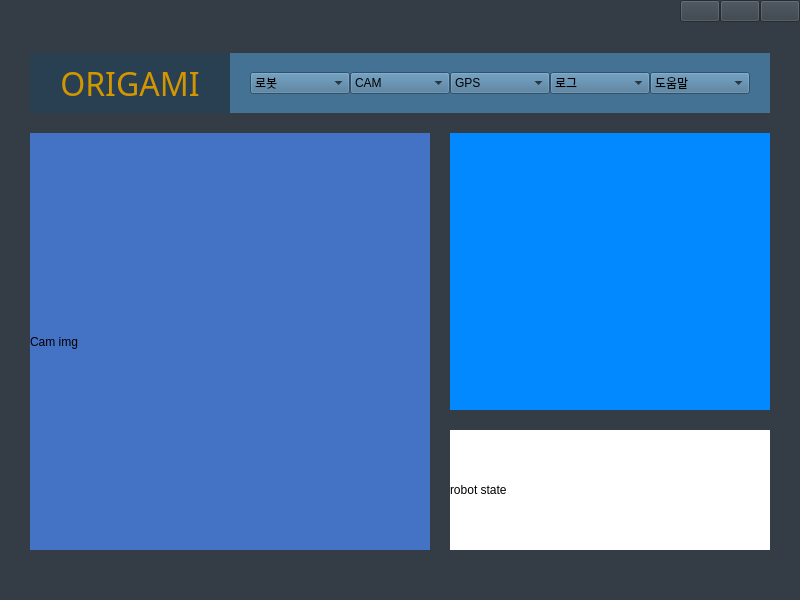
<?xml version="1.0" encoding="UTF-8"?>
<ui version="4.0">
 <class>MainForm</class>
 <widget class="QWidget" name="MainForm">
  <property name="geometry">
   <rect>
    <x>0</x>
    <y>0</y>
    <width>800</width>
    <height>600</height>
   </rect>
  </property>
  <property name="minimumSize">
   <size>
    <width>800</width>
    <height>600</height>
   </size>
  </property>
  <property name="focusPolicy">
   <enum>Qt::StrongFocus</enum>
  </property>
  <property name="windowTitle">
   <string>Form</string>
  </property>
  <layout class="QHBoxLayout" name="HLayoutMainForm">
   <property name="spacing">
    <number>0</number>
   </property>
   <property name="leftMargin">
    <number>0</number>
   </property>
   <property name="topMargin">
    <number>0</number>
   </property>
   <property name="rightMargin">
    <number>0</number>
   </property>
   <property name="bottomMargin">
    <number>0</number>
   </property>
   <item>
    <widget class="QWidget" name="widgetMain" native="true">
     <property name="styleSheet">
      <string notr="true">background-color: rgb(52, 61, 70);
</string>
     </property>
     <layout class="QVBoxLayout" name="VLayoutMain">
      <property name="spacing">
       <number>0</number>
      </property>
      <property name="leftMargin">
       <number>0</number>
      </property>
      <property name="topMargin">
       <number>0</number>
      </property>
      <property name="rightMargin">
       <number>0</number>
      </property>
      <property name="bottomMargin">
       <number>0</number>
      </property>
      <item>
       <widget class="QWidget" name="widgetTitlebar" native="true">
        <property name="sizePolicy">
         <sizepolicy hsizetype="Preferred" vsizetype="Preferred">
          <horstretch>0</horstretch>
          <verstretch>0</verstretch>
         </sizepolicy>
        </property>
        <property name="minimumSize">
         <size>
          <width>0</width>
          <height>23</height>
         </size>
        </property>
        <property name="maximumSize">
         <size>
          <width>16777215</width>
          <height>23</height>
         </size>
        </property>
        <layout class="QHBoxLayout" name="HLayoutTitlebar">
         <property name="spacing">
          <number>0</number>
         </property>
         <property name="leftMargin">
          <number>0</number>
         </property>
         <property name="topMargin">
          <number>0</number>
         </property>
         <property name="rightMargin">
          <number>0</number>
         </property>
         <property name="bottomMargin">
          <number>0</number>
         </property>
         <item>
          <spacer name="HSpacer">
           <property name="orientation">
            <enum>Qt::Horizontal</enum>
           </property>
           <property name="sizeHint" stdset="0">
            <size>
             <width>40</width>
             <height>20</height>
            </size>
           </property>
          </spacer>
         </item>
         <item>
          <widget class="QPushButton" name="buttonMin">
           <property name="text">
            <string/>
           </property>
          </widget>
         </item>
         <item>
          <widget class="QPushButton" name="buttouMax">
           <property name="text">
            <string/>
           </property>
          </widget>
         </item>
         <item>
          <widget class="QPushButton" name="buttonClose">
           <property name="text">
            <string/>
           </property>
          </widget>
         </item>
        </layout>
       </widget>
      </item>
      <item>
       <widget class="QWidget" name="widgetCenter" native="true">
        <layout class="QVBoxLayout" name="VLayoutCenter" stretch="0,0">
         <property name="spacing">
          <number>20</number>
         </property>
         <property name="leftMargin">
          <number>30</number>
         </property>
         <property name="topMargin">
          <number>30</number>
         </property>
         <property name="rightMargin">
          <number>30</number>
         </property>
         <property name="bottomMargin">
          <number>50</number>
         </property>
         <item>
          <widget class="QWidget" name="widgetMeun" native="true">
           <property name="minimumSize">
            <size>
             <width>0</width>
             <height>50</height>
            </size>
           </property>
           <property name="maximumSize">
            <size>
             <width>16777215</width>
             <height>60</height>
            </size>
           </property>
           <layout class="QHBoxLayout" name="HlayoutMeun">
            <property name="spacing">
             <number>0</number>
            </property>
            <property name="leftMargin">
             <number>0</number>
            </property>
            <property name="topMargin">
             <number>0</number>
            </property>
            <property name="rightMargin">
             <number>0</number>
            </property>
            <property name="bottomMargin">
             <number>0</number>
            </property>
            <item>
             <widget class="QLabel" name="labelLogo">
              <property name="maximumSize">
               <size>
                <width>200</width>
                <height>16777215</height>
               </size>
              </property>
              <property name="font">
               <font>
                <family>Black Han Sans</family>
                <pointsize>24</pointsize>
                <stylestrategy>PreferDefault</stylestrategy>
               </font>
              </property>
              <property name="cursor">
               <cursorShape>ArrowCursor</cursorShape>
              </property>
              <property name="mouseTracking">
               <bool>false</bool>
              </property>
              <property name="layoutDirection">
               <enum>Qt::LeftToRight</enum>
              </property>
              <property name="autoFillBackground">
               <bool>false</bool>
              </property>
              <property name="styleSheet">
               <string notr="true">color: rgb(211, 150, 0);
background-color: rgb(41, 64, 82);</string>
              </property>
              <property name="text">
               <string>ORIGAMI</string>
              </property>
              <property name="alignment">
               <set>Qt::AlignCenter</set>
              </property>
             </widget>
            </item>
            <item>
             <widget class="QWidget" name="widgetComboBox" native="true">
              <property name="styleSheet">
               <string notr="true">background-color: rgb(68, 114, 148);</string>
              </property>
              <layout class="QHBoxLayout" name="HLayoutComboBox">
               <property name="spacing">
                <number>0</number>
               </property>
               <property name="leftMargin">
                <number>20</number>
               </property>
               <property name="topMargin">
                <number>0</number>
               </property>
               <property name="rightMargin">
                <number>20</number>
               </property>
               <property name="bottomMargin">
                <number>0</number>
               </property>
               <item>
                <widget class="QComboBox" name="comboBoxRobot">
                 <property name="editable">
                  <bool>false</bool>
                 </property>
                 <property name="currentText">
                  <string>로봇</string>
                 </property>
                 <property name="frame">
                  <bool>true</bool>
                 </property>
                 <item>
                  <property name="text">
                   <string>로봇</string>
                  </property>
                 </item>
                 <item>
                  <property name="text">
                   <string>로봇 연결</string>
                  </property>
                 </item>
                 <item>
                  <property name="text">
                   <string>로봇 설정</string>
                  </property>
                 </item>
                </widget>
               </item>
               <item>
                <widget class="QComboBox" name="comboBoxCam">
                 <item>
                  <property name="text">
                   <string>CAM</string>
                  </property>
                 </item>
                 <item>
                  <property name="text">
                   <string>CAM 설정</string>
                  </property>
                 </item>
                 <item>
                  <property name="text">
                   <string>녹화</string>
                  </property>
                 </item>
                 <item>
                  <property name="text">
                   <string>흑백</string>
                  </property>
                 </item>
                </widget>
               </item>
               <item>
                <widget class="QComboBox" name="comboBoxGPS">
                 <item>
                  <property name="text">
                   <string>GPS</string>
                  </property>
                 </item>
                 <item>
                  <property name="text">
                   <string>GPS 설정</string>
                  </property>
                 </item>
                 <item>
                  <property name="text">
                   <string>트랙킹</string>
                  </property>
                 </item>
                </widget>
               </item>
               <item>
                <widget class="QComboBox" name="comboBoxLog">
                 <item>
                  <property name="text">
                   <string>로그</string>
                  </property>
                 </item>
                 <item>
                  <property name="text">
                   <string>로그 설정</string>
                  </property>
                 </item>
                 <item>
                  <property name="text">
                   <string>로그 보기</string>
                  </property>
                 </item>
                </widget>
               </item>
               <item>
                <widget class="QComboBox" name="comboBoxHelp">
                 <item>
                  <property name="text">
                   <string>도움말</string>
                  </property>
                 </item>
                 <item>
                  <property name="text">
                   <string>도움말</string>
                  </property>
                 </item>
                 <item>
                  <property name="text">
                   <string>단축키</string>
                  </property>
                 </item>
                </widget>
               </item>
              </layout>
             </widget>
            </item>
           </layout>
          </widget>
         </item>
         <item>
          <widget class="QWidget" name="widgetContents" native="true">
           <layout class="QHBoxLayout" name="HLayoutContents">
            <property name="spacing">
             <number>20</number>
            </property>
            <property name="leftMargin">
             <number>0</number>
            </property>
            <property name="topMargin">
             <number>0</number>
            </property>
            <property name="rightMargin">
             <number>0</number>
            </property>
            <property name="bottomMargin">
             <number>0</number>
            </property>
            <item>
             <widget class="QLabel" name="labelCam">
              <property name="minimumSize">
               <size>
                <width>400</width>
                <height>400</height>
               </size>
              </property>
              <property name="styleSheet">
               <string notr="true">background-color: rgb(68, 114, 196);</string>
              </property>
              <property name="text">
               <string>Cam img</string>
              </property>
             </widget>
            </item>
            <item>
             <widget class="QWidget" name="widgetContentsDitali" native="true">
              <layout class="QVBoxLayout" name="VLayoutContentsDitali">
               <property name="spacing">
                <number>20</number>
               </property>
               <property name="leftMargin">
                <number>0</number>
               </property>
               <property name="topMargin">
                <number>0</number>
               </property>
               <property name="rightMargin">
                <number>0</number>
               </property>
               <property name="bottomMargin">
                <number>0</number>
               </property>
               <item>
                <widget class="QtWebEngineWidgets" name="webEngine" native="true">
                 <property name="minimumSize">
                  <size>
                   <width>100</width>
                   <height>100</height>
                  </size>
                 </property>
                 <property name="styleSheet">
                  <string notr="true">background-color: rgb(3, 137, 255);</string>
                 </property>
                </widget>
               </item>
               <item>
                <widget class="QLabel" name="labelState">
                 <property name="minimumSize">
                  <size>
                   <width>100</width>
                   <height>40</height>
                  </size>
                 </property>
                 <property name="maximumSize">
                  <size>
                   <width>16777215</width>
                   <height>120</height>
                  </size>
                 </property>
                 <property name="styleSheet">
                  <string notr="true">background-color: rgb(255, 255, 255);</string>
                 </property>
                 <property name="text">
                  <string>robot state</string>
                 </property>
                </widget>
               </item>
              </layout>
             </widget>
            </item>
           </layout>
          </widget>
         </item>
        </layout>
       </widget>
      </item>
     </layout>
    </widget>
   </item>
  </layout>
 </widget>
 <customwidgets>
  <customwidget>
   <class>QtWebEngineWidgets</class>
   <extends>QWidget</extends>
   <header>QtWebEngineWidgets</header>
   <container>1</container>
  </customwidget>
 </customwidgets>
 <resources/>
 <connections/>
</ui>
